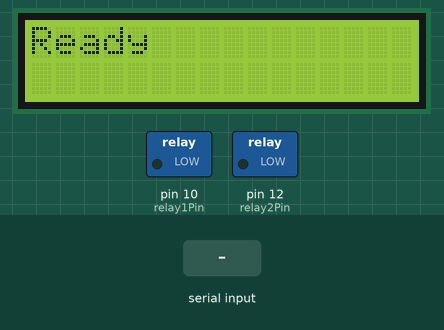
A sketch run on a simulated Arduino Uno, built with avr-gcc and run on an emulated ATmega328P. On the bench: 16×2 character LCD, switched loads named in the sketch (green lamp = pin HIGH). The inputs (shaded band) are chosen by the test bench.

Above: at 1.2 s.
1.3 s: "1" received over Serial
At 2.5 s:
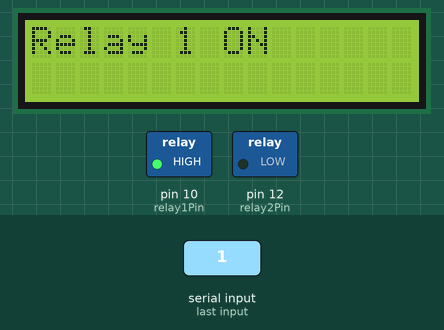
2.8 s: "A" received over Serial
At 4.0 s:
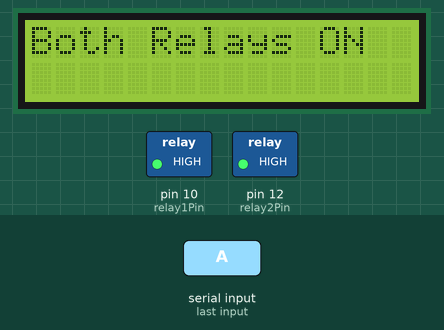
4.3 s: "2" received over Serial
At 5.1 s:
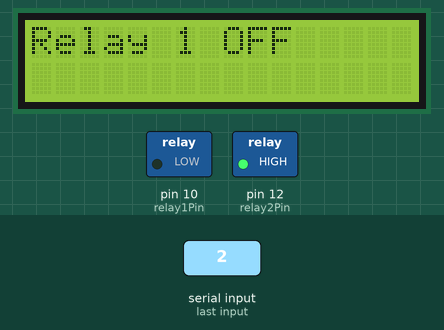
5.8 s: "B" received over Serial
At 6.3 s:
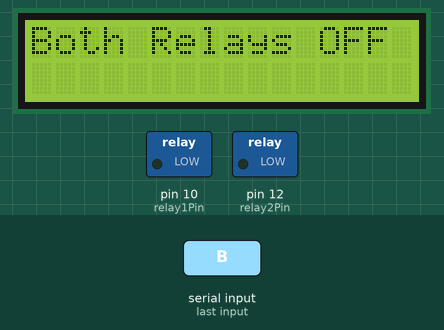
7.3 s: "F" received over Serial
At 8.5 s:
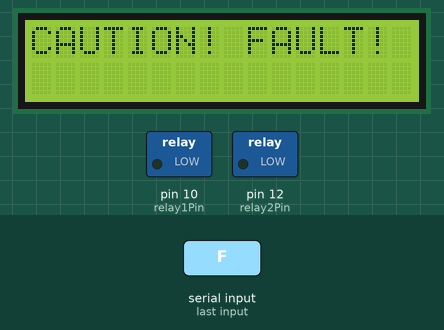
8.8 s: "3" received over Serial
At 9.7 s:
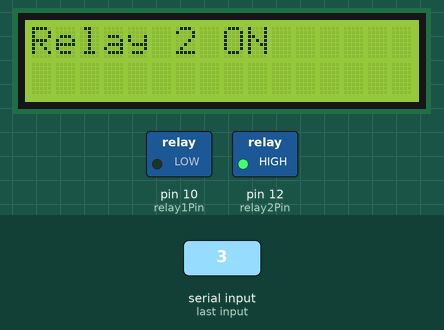
Timing chart, 0 to 11.3 s (numbered marks = the images above; inputs shaded):
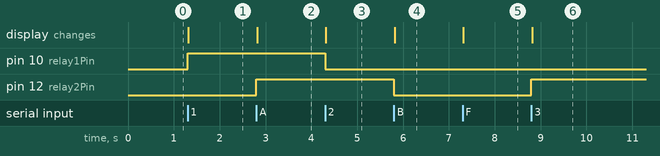

The sketch:

HC-05_WITH-RELAY.ino
```cpp
#include <Wire.h>
#include <LiquidCrystal_I2C.h>

LiquidCrystal_I2C lcd(0x27, 16, 2);  // Adjust the I2C address if needed
const int relay1Pin = 10;  // Use pin 7 for Relay 1
const int relay2Pin = 12;  // Use pin 8 for Relay 2

void setup() {
  Serial.begin(9600);
  lcd.begin(16, 2); // Specify columns and rows
  lcd.backlight();

  pinMode(relay1Pin, OUTPUT);
  pinMode(relay2Pin, OUTPUT);

  // Initialize relays to OFF
  digitalWrite(relay1Pin, LOW);
  digitalWrite(relay2Pin, LOW);

  lcd.print("Ready");
}

void loop() {
  if (Serial.available()) {
    char command = Serial.read();

    switch (command) {
      case '1': // Relay 1 ON
        digitalWrite(relay1Pin, HIGH);
        lcd.clear();
        lcd.print("Relay 1 ON");
        break;
      case '2': // Relay 1 OFF
        digitalWrite(relay1Pin, LOW);
        lcd.clear();
        lcd.print("Relay 1 OFF");
        break;
      case '3': // Relay 2 ON
        digitalWrite(relay2Pin, HIGH);
        lcd.clear();
        lcd.print("Relay 2 ON");
        break;
      case '4': // Relay 2 OFF
        digitalWrite(relay2Pin, LOW);
        lcd.clear();
        lcd.print("Relay 2 OFF");
        break;
      case 'A': // Turn both ON
        digitalWrite(relay1Pin, HIGH);
        digitalWrite(relay2Pin, HIGH);
        lcd.clear();
        lcd.print("Both Relays ON");
        break;
      case 'B': // Turn both OFF
        digitalWrite(relay1Pin, LOW);
        digitalWrite(relay2Pin, LOW);
        lcd.clear();
        lcd.print("Both Relays OFF");
        break;
      case 'F': // Fault indication
        digitalWrite(relay1Pin, LOW);
        digitalWrite(relay2Pin, LOW);
        lcd.clear();
        lcd.print("CAUTION! FAULT!");
        break;
    }
  }
}
```

Measured:
- after the input at 1.3 s, pin 10 (relay1Pin): LOW → HIGH at once; the display: changes at once (image 1)
- after the input at 2.8 s, pin 12 (relay2Pin): LOW → HIGH at once; the display: changes at once (image 2)
- after the input at 4.3 s, pin 10 (relay1Pin): HIGH → LOW at once; the display: changes at once (image 3)
- after the input at 5.8 s, pin 12 (relay2Pin): HIGH → LOW at once; the display: changes at once (image 4)
- after the input at 7.3 s, the display: changes at once (image 5)
- after the input at 8.8 s, pin 12 (relay2Pin): LOW → HIGH at once; the display: changes at once (image 6)
